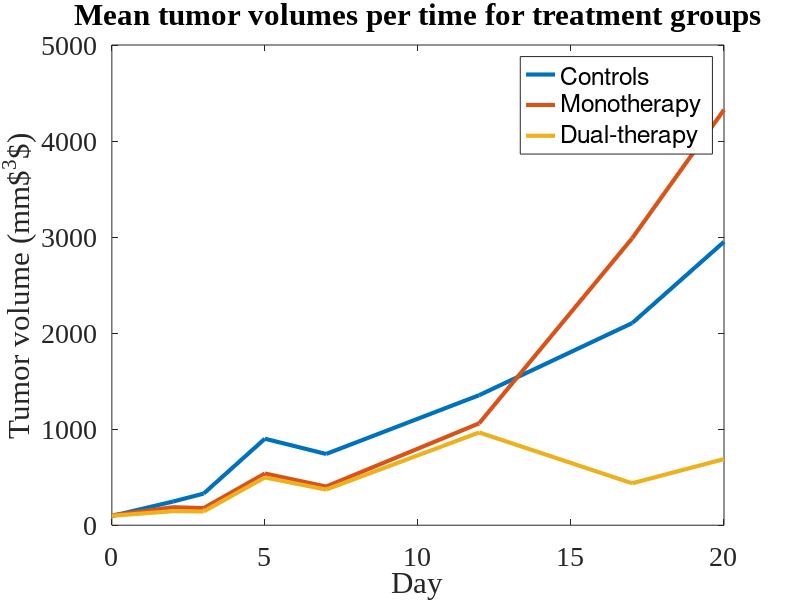

MATLAB code to generate this figure:



RC1 = [0 2 3 7 12 17 20; 
    57.65	142.50	61.16	96.89	614.94	2658.60	3346.06];
RC2 = [0 2 3 7 12 17 20; 
    45.33	139.28	68.11	124.69	145.13	427.76	1009.77];
NC1 = [0 2 3 7 12 17 20;
    94.20	276.04	260.87	288.15	1206.55	3226.66	4496.46];
NC2 = [0 2 3 5 7 12;
    146.37	131.00	470.27	800.90	2042.99	2023.93];
NC3 = [0 2 3 5 7 12; 
    137.05	543.36	785.75	1000.06	1156.69	2778.13];

day0 = [RC1(2,1),RC2(2,1),NC1(2,1),NC2(2,1),NC3(2,1)];
day2 = [RC1(2,2),RC2(2,2),NC1(2,2),NC2(2,2),NC3(2,2)];
day3 = [RC1(2,3),RC2(2,3),NC1(2,3),NC2(2,3),NC3(2,3)];
day5 = [NC2(2,4),NC3(2,4)];
day7 = [RC1(2,4),RC2(2,4),NC1(2,4),NC2(2,5),NC3(2,5)];
day12 = [RC1(2,5),RC2(2,5),NC1(2,5),NC2(2,6),NC3(2,6)];
day17 = [RC1(2,6),RC2(2,6),NC1(2,6)];
day20 = [RC1(2,7),RC2(2,7),NC1(2,7)];

means = [mean(day0),mean(day2),mean(day3),mean(day5),mean(day7),mean(day12),mean(day17),mean(day20)];

figure
plot([0 2 3 5 7 12 17 20],means,'LineWidth',3)
hold

RT1 = [0 2 3 7 12; 
    57.85	84.54	63.42	110.23	605.77];
RT2 = [0 2 3 7 12 17 20; 
    125.93	136.89	157.76	253.89	347.28	826.24	1254.71];
NT1 = [0 2 3 7 12 17 20;
    84.37	207.33	187.16	518.10	2009.14	4606.95	7395.53];
NT2 = [0 2 3 7 12 17;
    102.08	148.76	143.58	399.48	1370.74	3529.60];
NT3 = [0 2 3 5 7 12; 
    143.69	359.80	338.15	538.35	730.50	970.25];


day0 = [RT1(2,1),RT2(2,1),NT1(2,1),NT2(2,1),NT3(2,1)];
day2 = [RT1(2,2),RT2(2,2),NT1(2,2),NT2(2,2),NT3(2,2)];
day3 = [RT1(2,3),RT2(2,3),NT1(2,3),NT2(2,3),NT3(2,3)];
day5 = NT3(2,4);
day7 = [RT1(2,4),RT2(2,4),NT1(2,4),NT2(2,4),NT3(2,5)];
day12 = [RT1(2,5),RT2(2,5),NT1(2,5),NT2(2,5),NT3(2,6)];
day17 = [RT2(2,6),NT1(2,6),NT2(2,6)];
day20 = [RT2(2,7),NT1(2,7)];

means = [mean(day0),mean(day2),mean(day3),mean(day5),mean(day7),mean(day12),mean(day17),mean(day20)];

plot([0 2 3 5 7 12 17 20],means,'LineWidth',3)


RT3 = [0 2 3 7 12 17 20; 
    73.48	110.23	96.89	104.76	270.96	872.93	1376.87];
RT4 = [0 2 3 7 12 17 20; 
    101.02	86.35	50.07	37.40	13.99	0.00	0.00];
NT4 = [0 2 3 5 7 12;
    119.92	242.78	283.04	497.64	970.25	2612.31];

day0 = [RT3(2,1),RT4(2,1),NT4(2,1)];
day2 = [RT3(2,2),RT4(2,2),NT4(2,2)];
day3 = [RT3(2,3),RT4(2,3),NT4(2,3)];
day5 = NT4(2,4);
day7 = [RT3(2,4),RT4(2,4),NT4(2,5)];
day12 = [RT3(2,5),RT4(2,5),NT4(2,6)];
day17 = [RT3(2,6),RT4(2,6)];
day20 = [RT3(2,7),RT4(2,7)];

means = [mean(day0),mean(day2),mean(day3),mean(day5),mean(day7),mean(day12),mean(day17),mean(day20)];
plot([0 2 3 5 7 12 17 20],means,'LineWidth',3)

legend('Controls','Monotherapy','Dual-therapy','Location','best')

xlabel('Day')
ylabel('Tumor volume (mm$^3$)')
title('Mean tumor volumes per time for treatment groups')
set(gca,'FontSize',20)
set(gca,'FontName','Times New Roman')
